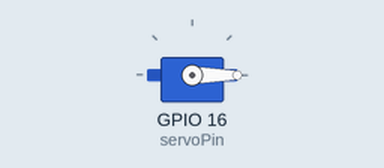
Simulated run of this program. Board: ESP32-S3. Parts: servo. Servo pulses on a pin are drawn as a servo (544–2400 µs = 0–180°).

Above: at 0.05 s.
Timing chart, 0 to 4.6 s (numbered marks = the images above):
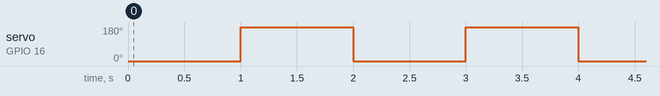

Measured:
- by itself, servo on GPIO 16 (servoPin): alternates 180° for 1.0 s and 0° for 1.0 s

The program:

main.cpp
```cpp
#include <Arduino.h>

const int servoPin = 16;
const int freq = 50;
const int channel = 0;
const int res = 12;

void setup() {
  ledcSetup(channel, freq, res);
  ledcAttachPin(servoPin, channel);
}

void loop() {
  ledcWrite(channel, 102); // Posisi ~0 derajat
  delay(1000);
  ledcWrite(channel, 512); // Posisi ~180 derajat
  delay(1000);
}
```
